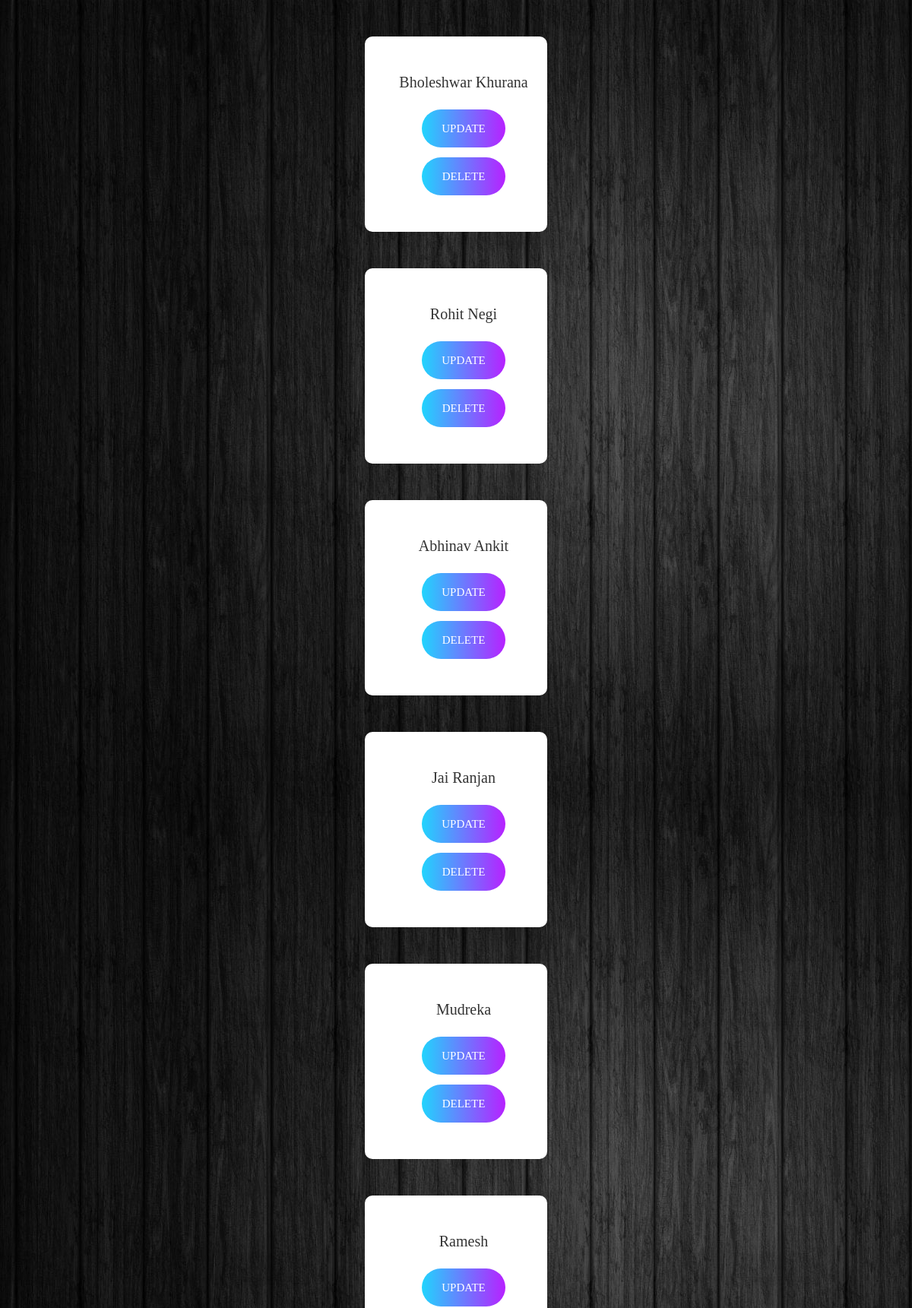
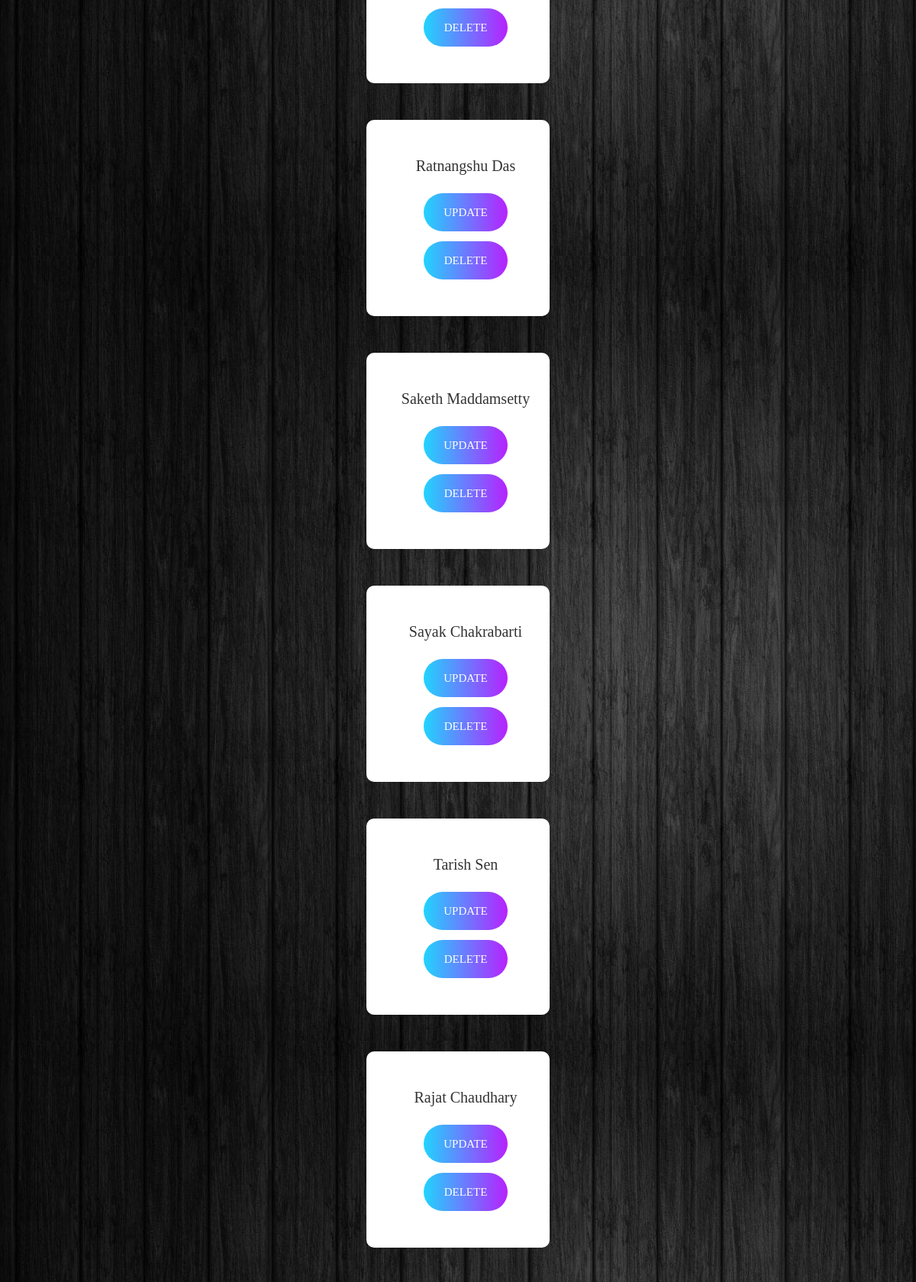
The app's page /person/all/ (signed in, upper part) with its own data (2 pictures, top to bottom).
### camapp/models.py (models this page shows, shortened)
class Person(models.Model):
    name = models.CharField(max_length=200)
    emailId = models.CharField(max_length=200)
    Contact = models.CharField(max_length=12)
    Image_1 = models.FileField()
    Image_2 = models.FileField()
    Image_3 = models.FileField()
    Image_4 = models.FileField()
    Image_5 = models.FileField()
    Train_status=models.CharField(max_length=1,default="n")
    person_id=models.CharField(max_length=500,default="")
    person_present_status= models.BooleanField(max_length=1,default=False)
    Present_number = models.IntegerField(default=0)
    Total_number = models.IntegerField(default=0)
    Fraud_number = models.IntegerField(default=0)
    flag = models.IntegerField(default=0)

### camapp/views.py (the view)
# urls.py: url(r'person/all/$',views.ListAll, name='list-all'),
@login_required
def ListAll(request):
    all_people = Person.objects.all()
    template=loader.get_template('camapp/list_all.html')
    context={
        'all_people':all_people,
    }
    return HttpResponse(template.render(context,request))

### camapp/templates/camapp/list_all.html (shortened to what this page needs)
<!DOCTYPE html>
{% load staticfiles %}
<html lang="en">
<head>
	<link rel="stylesheet" type="text/css" href="{% static 'vendor2/bootstrap/css/bootstrap.min.css' %}">
	<link rel="stylesheet" type="text/css" href="{% static 'fonts2/font-awesome-4.7.0/css/font-awesome.min.css' %}">
	<link rel="stylesheet" type="text/css" href="{%  static 'fonts2/iconic/css/material-design-iconic-font.min.css' %}">
	<link rel="stylesheet" type="text/css" href="{%  static 'vendor2/animate/animate.css' %}">
	<link rel="stylesheet" type="text/css" href="{%  static 'vendor2/css-hamburgers/hamburgers.min.css' %}">
	<link rel="stylesheet" type="text/css" href="{% static 'vendor2/animsition/css/animsition.min.css' %}">
	<link rel="stylesheet" type="text/css" href="{% static 'vendor2/select2/select2.min.css' %}">
	<link rel="stylesheet" type="text/css" href="{% static 'vendor2/daterangepicker/daterangepicker.css' %}">
	<link rel="stylesheet" type="text/css" href="{% static  'css2/util.css' %}">
	<link rel="stylesheet" type="text/css" href="{% static 'css2/main.css' %}">
</head>
<body>
<div class="container-login100" style="background-image: url({% static 'images1/bg-01.jpg' %});">
            <br>
        <br>
    {% if all_people %}
    {% for person in all_people %}
    <div align="center">
				<form class="login100-form validate-form">
                    <br>
                    <br>
					<span class="login100-form-title p-b-26">
						{{ person.name }}
					</span>
					<div class="container-login100-form-btn">
						<div class="wrap-login100-form-btn">
							<div class="login100-form-bgbtn"></div>
                            <button type="submit" class="login100-form-btn" formaction="../person/{{ person.id }}/" value='Update'>Update</button>
						</div>
                    </div>
                    <div class="container-login100-form-btn">
                            <div class="wrap-login100-form-btn">
                                <div class="login100-form-bgbtn"></div>
                                <button type="submit" class="login100-form-btn" formaction="../person/{{ person.id }}/delete/" value='Delete'>Delete</button>
                            </div>
                        </div>
                        <br>
                        <br>
                </form>
                </div>
            <br>
        <br>
{% endfor %}
    {% endif %}
</div>
</body>
</html>

### static/css2/main.css (style rules this page uses)
* { margin: 0px; padding: 0px; box-sizing: border-box; }
body, html { height: 100%; font-family: Poppins-Regular, sans-serif; }
button { outline: none !important; border: none; background: transparent; }
.login100-form { display: block; border-radius: 10px; max-width: 20%; background:white; width: 80%; flex-wrap: wrap; justify-content: center; align-content: center; align-self: center; page-break-after: always; padding-left: 20px; padding: 20px,20px,20px,20px; }
.login100-form-title { display: block; font-family: Poppins-Bold; font-size: 20px; color: #333333; line-height: 1.2; text-align: center; padding-bottom: 5%; }
.container-login100-form-btn { display: -webkit-box; display: -webkit-flex; display: -moz-box; display: -ms-flexbox; display: flex; flex-wrap: wrap; justify-content: center; padding-top: 13px; }
.wrap-login100-form-btn { width: 50%; display: block; position: relative; left: 0%; z-index: 1; border-radius: 25px; overflow: hidden; margin: 0 auto; }
.login100-form-bgbtn { position: absolute; z-index: -1; width: 300%; height: 100%; background: #a64bf4; background: -webkit-linear-gradient(right, #21d4fd, #b721ff, #21d4fd, #b721ff); background: -o-linear-gradient(right, #21d4fd, #b721ff, #21d4fd, #b721ff); background: -moz-linear-gradient(right, #21d4fd, #b721ff, #21d4fd, #b721ff); background: linear-gradient(right, #21d4fd, #b721ff, #21d4fd, #b721ff); top: 0; left: -100%; -webkit-transition: all 0.4s; -o-transition: all 0.4s; -moz-transition: all 0.4s; transition: all 0.4s; }
.login100-form-btn { font-family: Poppins-Medium; font-size: 15px; color: #fff; line-height: 1.2; text-transform: uppercase; display: -webkit-box; display: -webkit-flex; display: -moz-box; display: -ms-flexbox; display: flex; justify-content: center; align-items: center; padding: 0 20px; width: 100%; height: 50px; }

### records on screen
Person: name "Bholeshwar Khurana"
Person: name "Rohit Negi"
Person: name "Abhinav Ankit"
Person: name "Jai Ranjan"
Person: name "Mudreka"
Person: name "Ramesh"
Person: name "Ratnangshu Das"
Person: name "Saketh Maddamsetty"
Person: name "Sayak Chakrabarti"
Person: name "Tarish Sen"
Person: name "Rajat Chaudhary"
